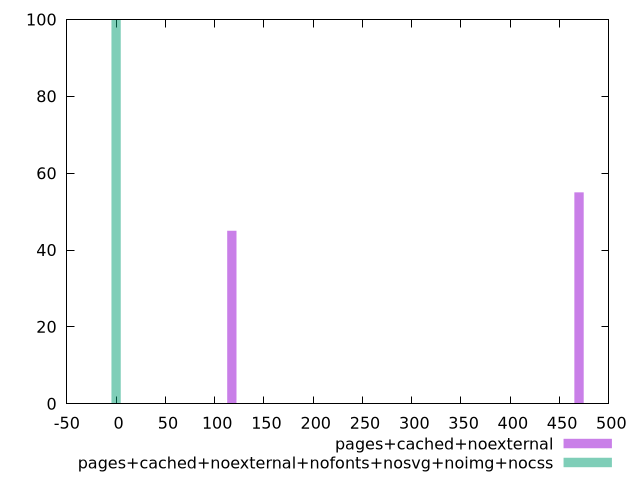

This chart was generated by the following gnuplot code:
$_pagesCachedNoexternal <<EOF
117.42842121164311 45
469.71368484657245 55
EOF
$_pagesCachedNoexternalNofontsNosvgNoimgNocss <<EOF
0 100
EOF
set key outside below
set terminal pngcairo
set output "report_00006_2020-11-02T20-21-41.718Z/render-blocking-resources/render-blocking-resources_pages+cached+noexternal_pages+cached+noexternal+nofonts+nosvg+noimg+nocss+hist.png"
set boxwidth 9.39427369693145
set style fill transparent solid 0.5 noborder
set yrange [0:100]
plot $_pagesCachedNoexternal title "pages+cached+noexternal" with boxes ,$_pagesCachedNoexternalNofontsNosvgNoimgNocss title "pages+cached+noexternal+nofonts+nosvg+noimg+nocss" with boxes ,
